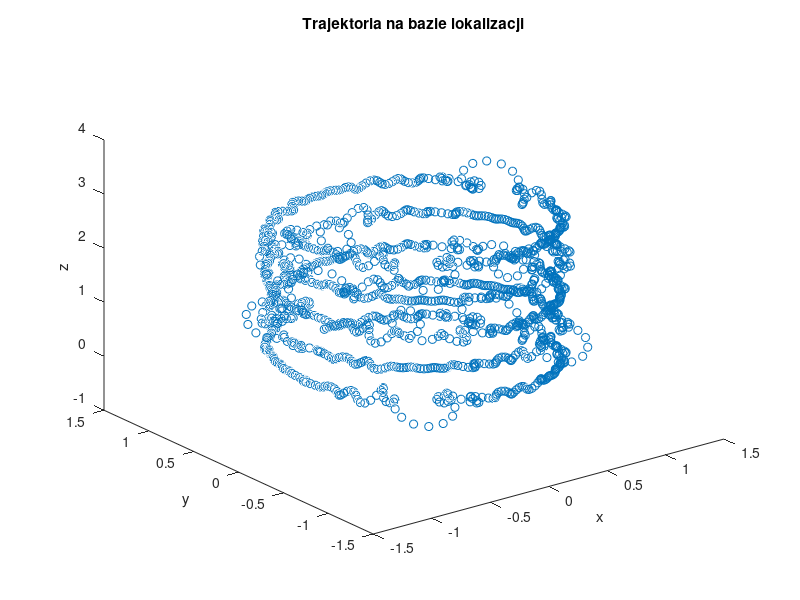

Write MATLAB code to recreate this figure.
load trajektoria1

plot3(x,y,z,'o')
title("Trajektoria na bazie lokalizacji");
xlabel("x");
ylabel("y");
zlabel("z");
saveas(gcf, strcat("184738_szweda_zad2.png"));